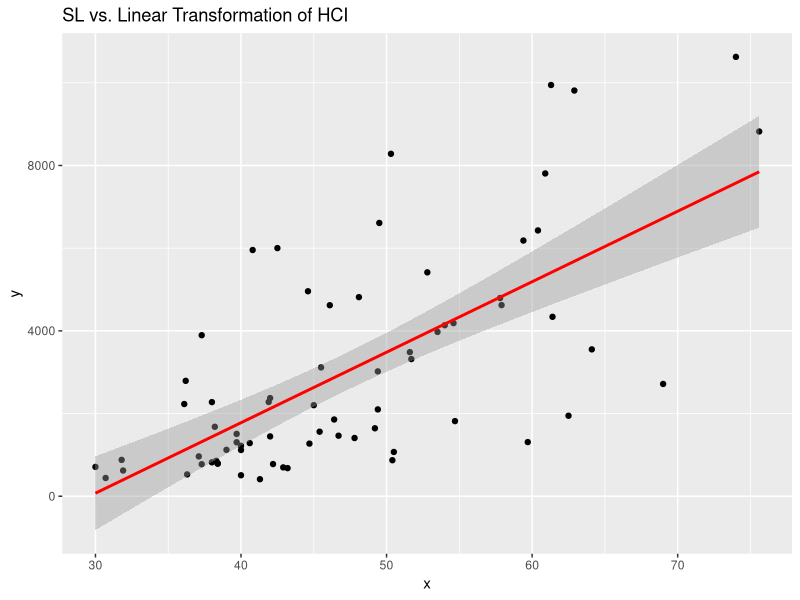
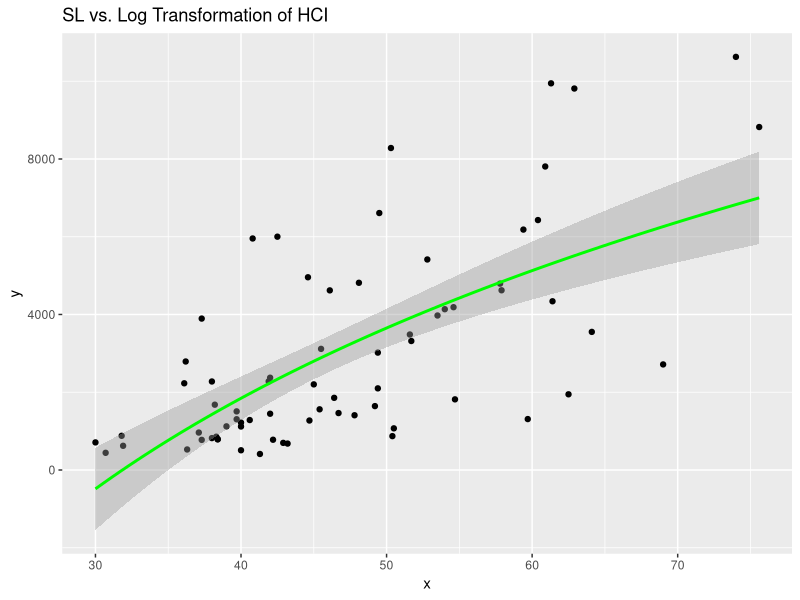
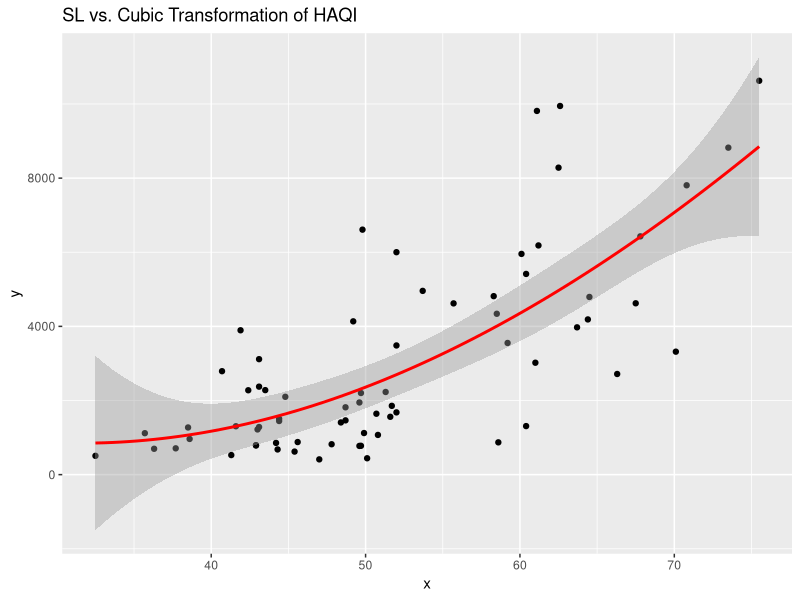
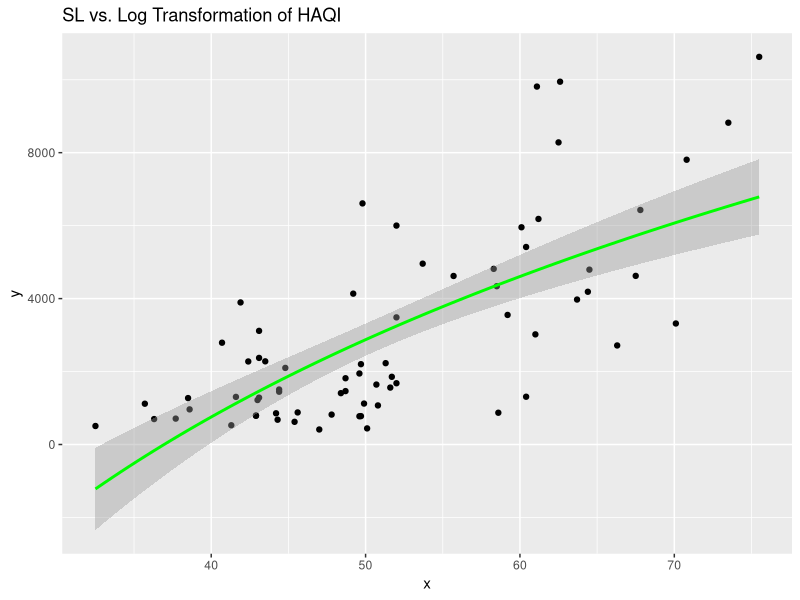
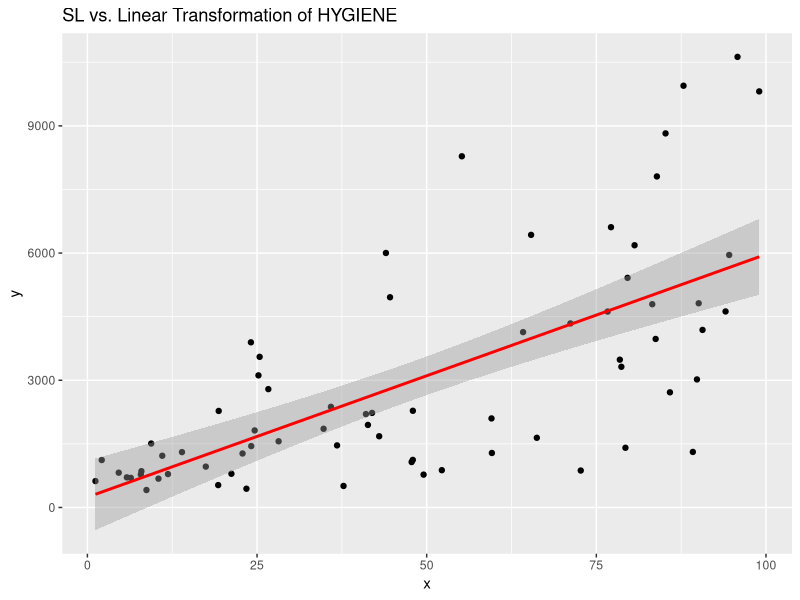
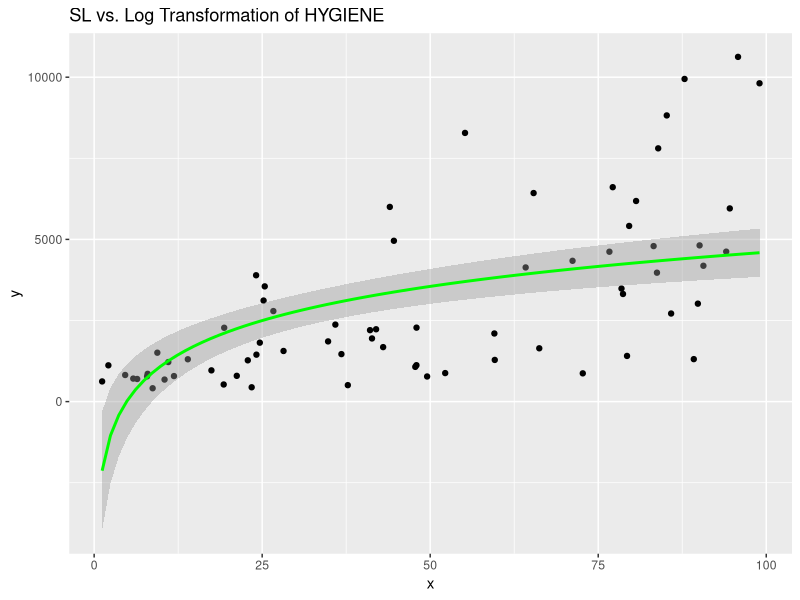
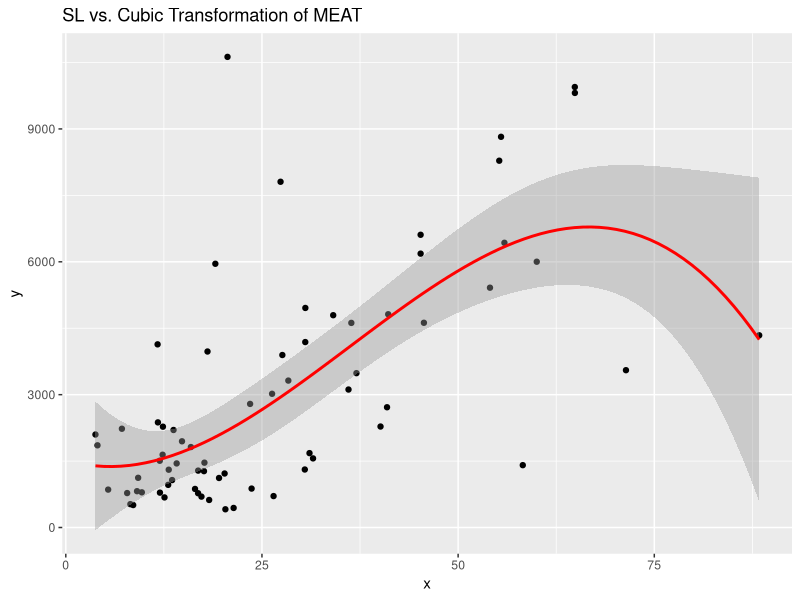
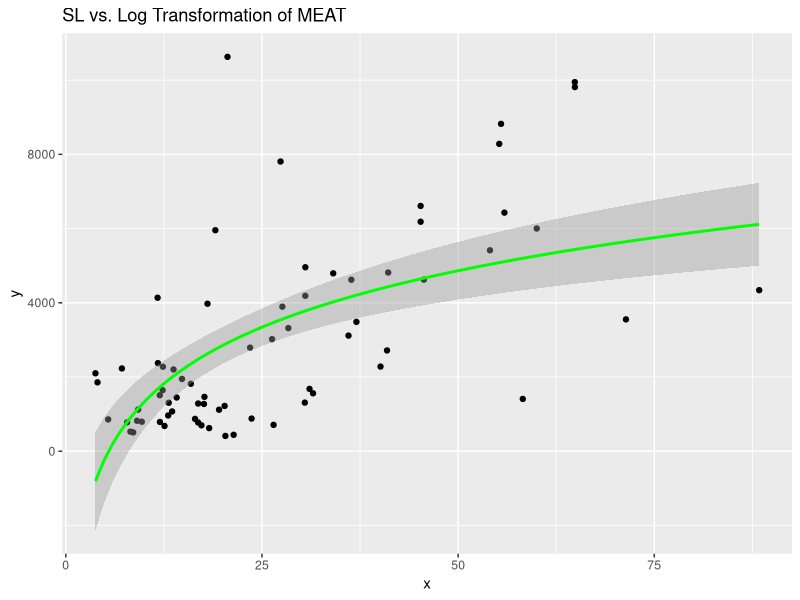

Here is the R script that generated these plots, in order:
## ---- chunk 1
setwd("C:/Users/Lenovo/Desktop/Spring 2021/ECO 487 459/Data")
library(AER)
library(tidyverse)

data = read.csv("data.csv", sep = ",", header = T)
attach(data)

## ---- chunk 2
y = SL

# ---------------------------------------------------------------------------
x = HCI

linear = lm(y ~ x, data = data)
squared = lm(y ~ x + I(x^2), data = data)
cubed = lm(y ~ x + I(x^2) + I(x^3), data = data)


waldtest(squared, c("I(x^2)"), vcov = vcovHC(cubed, "HC1"))
# Since p-value = 0.9257 > 0.05, Linear model is better

waldtest(cubed, c("I(x^2)", "I(x^3)"), vcov = vcovHC(cubed, "HC1"))
# Since p-value = 0.5442 > 0.05, Linear model is better

p = ggplot(data, aes(x = x, y = y)) + geom_point()
p + stat_smooth(method = "lm", formula = y ~ x, color = "red") + ggtitle("SL vs. Linear Transformation of HCI")
p + stat_smooth(method = "lm", formula = y ~ log(x), color = "green") + ggtitle("SL vs. Log Transformation of HCI")

# From graphs, we can conclude that the linear transformation is the best
# ---------------------------------------------------------------------------

# ---------------------------------------------------------------------------
x = HAQI

linear = lm(y ~ x, data = data)
squared = lm(y ~ x + I(x^2), data = data)
cubed = lm(y ~ x + I(x^2) + I(x^3), data = data)


waldtest(squared, c("I(x^2)"), vcov = vcovHC(cubed, "HC1"))
# Since p-value = 0.8712 > 0.05, Linear model is better

waldtest(cubed, c("I(x^2)", "I(x^3)"), vcov = vcovHC(cubed, "HC1"))
# Since p-value = 0.03131 < 0.05, Cubic model is better

p = ggplot(data, aes(x = x, y = y)) + geom_point()
p + stat_smooth(method = "lm", formula = y ~ x + I(x^2) + I(x^3), color = "red") + ggtitle("SL vs. Cubic Transformation of HAQI")
p + stat_smooth(method = "lm", formula = y ~ log(x), color = "green") + ggtitle("SL vs. Log Transformation of HAQI")

# From graphs, we can conclude that the cubic transformation is the best
# ---------------------------------------------------------------------------

# ---------------------------------------------------------------------------
x = HYGIENE

linear = lm(y ~ x, data = data)
squared = lm(y ~ x + I(x^2), data = data)
cubed = lm(y ~ x + I(x^2) + I(x^3), data = data)


waldtest(squared, c("I(x^2)"), vcov = vcovHC(cubed, "HC1"))
# Since p-value = 0.7547 > 0.05, Linear model is better

waldtest(cubed, c("I(x^2)", "I(x^3)"), vcov = vcovHC(cubed, "HC1"))
# Since p-value = 0.2031 > 0.05, Linear model is better

p = ggplot(data, aes(x = x, y = y)) + geom_point()
p + stat_smooth(method = "lm", formula = y ~ x, color = "red") + ggtitle("SL vs. Linear Transformation of HYGIENE")
p + stat_smooth(method = "lm", formula = y ~ log(x), color = "green") + ggtitle("SL vs. Log Transformation of HYGIENE")

# From graphs, we can conclude that the linear transformation is the best
# ---------------------------------------------------------------------------

# ---------------------------------------------------------------------------
x = MEAT

linear = lm(y ~ x, data = data)
squared = lm(y ~ x + I(x^2), data = data)
cubed = lm(y ~ x + I(x^2) + I(x^3), data = data)


waldtest(squared, c("I(x^2)"), vcov = vcovHC(cubed, "HC1"))
# Since p-value = 0.7699 > 0.05, Linear model is better

waldtest(cubed, c("I(x^2)", "I(x^3)"), vcov = vcovHC(cubed, "HC1"))
# Since p-value = 5.765e-05 < 0.05, Cubic model is better

p = ggplot(data, aes(x = x, y = y)) + geom_point()
p + stat_smooth(method = "lm", formula = y ~ x + I(x^2) + I(x^3), color = "red") + ggtitle("SL vs. Cubic Transformation of MEAT")
p + stat_smooth(method = "lm", formula = y ~ log(x), color = "green") + ggtitle("SL vs. Log Transformation of MEAT")

# From graphs, we can conclude that the cubic transformation is the best
# ---------------------------------------------------------------------------

# ---------------------------------------------------------------------------
x = PD

linear = lm(y ~ x, data = data)
squared = lm(y ~ x + I(x^2), data = data)
cubed = lm(y ~ x + I(x^2) + I(x^3), data = data)


waldtest(squared, c("I(x^2)"), vcov = vcovHC(cubed, "HC1"))
# Since p-value = 0.6792 > 0.05, Linear model is better

waldtest(cubed, c("I(x^2)", "I(x^3)"), vcov = vcovHC(cubed, "HC1"))
# Since p-value = 9.376e-08 < 0.05, Cubic model is better

p = ggplot(data, aes(x = x, y = y)) + geom_point()
p + stat_smooth(method = "lm", formula = y ~ x + I(x^2) + I(x^3), color = "red") + ggtitle("SL vs. Cubic Transformation of PD")
p + stat_smooth(method = "lm", formula = y ~ log(x), color = "green") + ggtitle("SL vs. Log Transformation of PD")

# From graphs, we can conclude that the cubic transformation is the best
# ---------------------------------------------------------------------------

# ---------------------------------------------------------------------------
x = SANITATION

linear = lm(y ~ x, data = data)
squared = lm(y ~ x + I(x^2), data = data)
cubed = lm(y ~ x + I(x^2) + I(x^3), data = data)


waldtest(squared, c("I(x^2)"), vcov = vcovHC(cubed, "HC1"))
# Since p-value = 0.7434 > 0.05, Linear model is better

waldtest(cubed, c("I(x^2)", "I(x^3)"), vcov = vcovHC(cubed, "HC1"))
# Since p-value = 0.01197 < 0.05, Cubic model is better

p = ggplot(data, aes(x = x, y = y)) + geom_point()
p + stat_smooth(method = "lm", formula = y ~ x + I(x^2) + I(x^3), color = "red") + ggtitle("SL vs. Cubic Transformation of SANITATION")
p + stat_smooth(method = "lm", formula = y ~ log(x), color = "green") + ggtitle("SL vs. Log Transformation of SANITATION")

# From graphs, we can conclude that the cubic transformation is the best
# ---------------------------------------------------------------------------

# ---------------------------------------------------------------------------
x = CASES

linear = lm(y ~ x, data = data)
squared = lm(y ~ x + I(x^2), data = data)
cubed = lm(y ~ x + I(x^2) + I(x^3), data = data)


waldtest(squared, c("I(x^2)"), vcov = vcovHC(cubed, "HC1"))
# Since p-value = 0.8093 > 0.05, Linear model is better

waldtest(cubed, c("I(x^2)", "I(x^3)"), vcov = vcovHC(cubed, "HC1"))
# Since p-value = 0.0006042 < 0.05, Cubic model is better

# Since CASES takes value of 0, we can not have a log transformation.

# Hence, we can conclude that the cubic transformation is the best
# ---------------------------------------------------------------------------

# ---------------------------------------------------------------------------
x = WATER

linear = lm(y ~ x, data = data)
squared = lm(y ~ x + I(x^2), data = data)
cubed = lm(y ~ x + I(x^2) + I(x^3), data = data)


waldtest(squared, c("I(x^2)"), vcov = vcovHC(cubed, "HC1"))
# Since p-value = 0.7119 > 0.05, Linear model is better

waldtest(cubed, c("I(x^2)", "I(x^3)"), vcov = vcovHC(cubed, "HC1"))
# Since p-value = 3.348e-06 < 0.05, Cubic model is better

p = ggplot(data, aes(x = x, y = y)) + geom_point()
p + stat_smooth(method = "lm", formula = y ~ x + I(x^2) + I(x^3), color = "red") + ggtitle("SL vs. Cubic Transformation of WATER")
p + stat_smooth(method = "lm", formula = y ~ log(x), color = "green") + ggtitle("SL vs. Log Transformation of WATER")

# From graphs, we can conclude that the cubic transformation is the best
# ---------------------------------------------------------------------------
